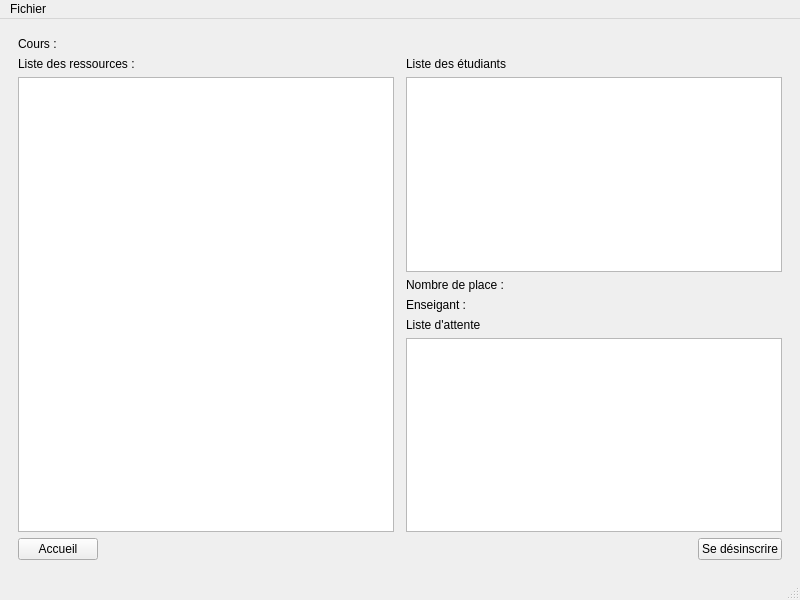
<?xml version="1.0" encoding="UTF-8"?>
<ui version="4.0">
 <class>MainWindow</class>
 <widget class="QMainWindow" name="MainWindow">
  <property name="geometry">
   <rect>
    <x>0</x>
    <y>0</y>
    <width>800</width>
    <height>600</height>
   </rect>
  </property>
  <property name="windowTitle">
   <string>CPOA - Projet Arche</string>
  </property>
  <property name="windowOpacity">
   <double>1.000000000000000</double>
  </property>
  <widget class="QWidget" name="centralwidget">
   <layout class="QGridLayout" name="gridLayout_4">
    <item row="3" column="1">
     <widget class="QStackedWidget" name="stackedWidget">
      <property name="currentIndex">
       <number>2</number>
      </property>
      <widget class="QWidget" name="Connection">
       <layout class="QGridLayout" name="gridLayout_3">
        <item row="1" column="2">
         <spacer name="horizontalSpacer_2">
          <property name="orientation">
           <enum>Qt::Horizontal</enum>
          </property>
          <property name="sizeHint" stdset="0">
           <size>
            <width>40</width>
            <height>20</height>
           </size>
          </property>
         </spacer>
        </item>
        <item row="1" column="1">
         <layout class="QFormLayout" name="formLayout">
          <item row="0" column="0">
           <widget class="QLabel" name="label">
            <property name="text">
             <string>Login</string>
            </property>
           </widget>
          </item>
          <item row="0" column="1">
           <widget class="QLineEdit" name="lineLogin"/>
          </item>
          <item row="1" column="0">
           <widget class="QLabel" name="label_2">
            <property name="text">
             <string>Mot de passe</string>
            </property>
           </widget>
          </item>
          <item row="1" column="1">
           <widget class="QLineEdit" name="lineMdp">
            <property name="echoMode">
             <enum>QLineEdit::Password</enum>
            </property>
            <property name="clearButtonEnabled">
             <bool>false</bool>
            </property>
           </widget>
          </item>
          <item row="2" column="0">
           <widget class="QPushButton" name="Annulation">
            <property name="text">
             <string>Annuler</string>
            </property>
           </widget>
          </item>
          <item row="2" column="1">
           <widget class="QPushButton" name="Connexion">
            <property name="text">
             <string>Se connecter</string>
            </property>
           </widget>
          </item>
         </layout>
        </item>
        <item row="0" column="1">
         <spacer name="verticalSpacer">
          <property name="orientation">
           <enum>Qt::Vertical</enum>
          </property>
          <property name="sizeHint" stdset="0">
           <size>
            <width>20</width>
            <height>40</height>
           </size>
          </property>
         </spacer>
        </item>
        <item row="1" column="0">
         <spacer name="horizontalSpacer">
          <property name="orientation">
           <enum>Qt::Horizontal</enum>
          </property>
          <property name="sizeHint" stdset="0">
           <size>
            <width>40</width>
            <height>20</height>
           </size>
          </property>
         </spacer>
        </item>
        <item row="2" column="1">
         <spacer name="verticalSpacer_2">
          <property name="orientation">
           <enum>Qt::Vertical</enum>
          </property>
          <property name="sizeHint" stdset="0">
           <size>
            <width>20</width>
            <height>40</height>
           </size>
          </property>
         </spacer>
        </item>
       </layout>
      </widget>
      <widget class="QWidget" name="Accueil">
       <layout class="QGridLayout" name="gridLayout">
        <item row="1" column="0">
         <layout class="QGridLayout" name="gridLayout_2">
          <item row="4" column="0">
           <layout class="QHBoxLayout" name="horizontalLayout_2">
            <item>
             <widget class="QPushButton" name="buttonDeconnexion">
              <property name="autoFillBackground">
               <bool>false</bool>
              </property>
              <property name="text">
               <string>Déconnexion</string>
              </property>
              <property name="autoDefault">
               <bool>false</bool>
              </property>
             </widget>
            </item>
            <item>
             <spacer name="horizontalSpacer_4">
              <property name="orientation">
               <enum>Qt::Horizontal</enum>
              </property>
              <property name="sizeHint" stdset="0">
               <size>
                <width>40</width>
                <height>20</height>
               </size>
              </property>
             </spacer>
            </item>
           </layout>
          </item>
          <item row="0" column="0" colspan="3">
           <widget class="QLabel" name="label_3">
            <property name="font">
             <font>
              <pointsize>30</pointsize>
             </font>
            </property>
            <property name="text">
             <string/>
            </property>
           </widget>
          </item>
          <item row="1" column="2">
           <layout class="QVBoxLayout" name="verticalLayout_2">
            <item>
             <widget class="QLabel" name="label_5">
              <property name="text">
               <string>Liste des cours :</string>
              </property>
             </widget>
            </item>
            <item>
             <widget class="QListView" name="listCours">
              <property name="editTriggers">
               <set>QAbstractItemView::NoEditTriggers</set>
              </property>
             </widget>
            </item>
            <item>
             <spacer name="verticalSpacer_4">
              <property name="orientation">
               <enum>Qt::Vertical</enum>
              </property>
              <property name="sizeHint" stdset="0">
               <size>
                <width>20</width>
                <height>40</height>
               </size>
              </property>
             </spacer>
            </item>
           </layout>
          </item>
          <item row="1" column="0">
           <layout class="QVBoxLayout" name="verticalLayout">
            <item>
             <widget class="QLabel" name="label_4">
              <property name="text">
               <string>Liste des cours suivis :</string>
              </property>
             </widget>
            </item>
            <item>
             <widget class="QListView" name="listCoursSuivis">
              <property name="editTriggers">
               <set>QAbstractItemView::NoEditTriggers</set>
              </property>
             </widget>
            </item>
            <item>
             <spacer name="verticalSpacer_3">
              <property name="orientation">
               <enum>Qt::Vertical</enum>
              </property>
              <property name="sizeHint" stdset="0">
               <size>
                <width>20</width>
                <height>40</height>
               </size>
              </property>
             </spacer>
            </item>
           </layout>
          </item>
          <item row="1" column="1">
           <spacer name="horizontalSpacer_3">
            <property name="orientation">
             <enum>Qt::Horizontal</enum>
            </property>
            <property name="sizeHint" stdset="0">
             <size>
              <width>40</width>
              <height>20</height>
             </size>
            </property>
           </spacer>
          </item>
         </layout>
        </item>
       </layout>
      </widget>
      <widget class="QWidget" name="Cours">
       <layout class="QGridLayout" name="gridLayout_5">
        <item row="3" column="0">
         <layout class="QHBoxLayout" name="horizontalLayout">
          <item>
           <widget class="QPushButton" name="pushButtonAccueil">
            <property name="text">
             <string>Accueil</string>
            </property>
           </widget>
          </item>
          <item>
           <spacer name="horizontalSpacer_5">
            <property name="orientation">
             <enum>Qt::Horizontal</enum>
            </property>
            <property name="sizeHint" stdset="0">
             <size>
              <width>40</width>
              <height>20</height>
             </size>
            </property>
           </spacer>
          </item>
         </layout>
        </item>
        <item row="0" column="0" colspan="3">
         <widget class="QLabel" name="labelNomCours">
          <property name="text">
           <string>Cours :</string>
          </property>
         </widget>
        </item>
        <item row="1" column="2">
         <layout class="QVBoxLayout" name="verticalLayout_3">
          <item>
           <widget class="QLabel" name="label_7">
            <property name="text">
             <string>Liste des étudiants</string>
            </property>
           </widget>
          </item>
          <item>
           <widget class="QListView" name="listPrincipaleEtudiant">
            <property name="editTriggers">
             <set>QAbstractItemView::NoEditTriggers</set>
            </property>
           </widget>
          </item>
          <item>
           <widget class="QLabel" name="labelNombrePlace">
            <property name="text">
             <string>Nombre de place :</string>
            </property>
           </widget>
          </item>
          <item>
           <widget class="QLabel" name="label_NomEnseigant">
            <property name="text">
             <string>Enseigant :</string>
            </property>
           </widget>
          </item>
          <item>
           <widget class="QLabel" name="label_8">
            <property name="text">
             <string>Liste d'attente</string>
            </property>
           </widget>
          </item>
          <item>
           <widget class="QListView" name="listAttenteEtudiant">
            <property name="editTriggers">
             <set>QAbstractItemView::NoEditTriggers</set>
            </property>
           </widget>
          </item>
         </layout>
        </item>
        <item row="1" column="0">
         <layout class="QVBoxLayout" name="verticalLayout_4">
          <item>
           <widget class="QLabel" name="label_6">
            <property name="text">
             <string>Liste des ressources :</string>
            </property>
           </widget>
          </item>
          <item>
           <widget class="QListView" name="listRessources">
            <property name="editTriggers">
             <set>QAbstractItemView::NoEditTriggers</set>
            </property>
           </widget>
          </item>
         </layout>
        </item>
        <item row="3" column="2">
         <layout class="QHBoxLayout" name="horizontalLayout_3">
          <item>
           <spacer name="horizontalSpacer_6">
            <property name="orientation">
             <enum>Qt::Horizontal</enum>
            </property>
            <property name="sizeHint" stdset="0">
             <size>
              <width>40</width>
              <height>20</height>
             </size>
            </property>
           </spacer>
          </item>
          <item>
           <widget class="QPushButton" name="SeDesinscrire">
            <property name="text">
             <string>Se désinscrire</string>
            </property>
           </widget>
          </item>
         </layout>
        </item>
       </layout>
      </widget>
     </widget>
    </item>
   </layout>
  </widget>
  <widget class="QMenuBar" name="menubar">
   <property name="geometry">
    <rect>
     <x>0</x>
     <y>0</y>
     <width>800</width>
     <height>22</height>
    </rect>
   </property>
   <property name="defaultUp">
    <bool>false</bool>
   </property>
   <property name="nativeMenuBar">
    <bool>true</bool>
   </property>
   <widget class="QMenu" name="menuFichier">
    <property name="title">
     <string>Fichier</string>
    </property>
    <addaction name="actionexit"/>
   </widget>
   <addaction name="menuFichier"/>
  </widget>
  <widget class="QStatusBar" name="statusbar"/>
  <action name="actionexit">
   <property name="text">
    <string>Quitter</string>
   </property>
  </action>
 </widget>
 <resources/>
 <connections>
  <connection>
   <sender>Annulation</sender>
   <signal>clicked()</signal>
   <receiver>MainWindow</receiver>
   <slot>close()</slot>
   <hints>
    <hint type="sourcelabel">
     <x>123</x>
     <y>78</y>
    </hint>
    <hint type="destinationlabel">
     <x>208</x>
     <y>441</y>
    </hint>
   </hints>
  </connection>
  <connection>
   <sender>Connexion</sender>
   <signal>clicked()</signal>
   <receiver>MainWindow</receiver>
   <slot>seConnecter()</slot>
   <hints>
    <hint type="sourcelabel">
     <x>123</x>
     <y>78</y>
    </hint>
    <hint type="destinationlabel">
     <x>511</x>
     <y>403</y>
    </hint>
   </hints>
  </connection>
  <connection>
   <sender>stackedWidget</sender>
   <signal>currentChanged(int)</signal>
   <receiver>stackedWidget</receiver>
   <slot>setCurrentIndex(int)</slot>
   <hints>
    <hint type="sourcelabel">
     <x>329</x>
     <y>86</y>
    </hint>
    <hint type="destinationlabel">
     <x>450</x>
     <y>89</y>
    </hint>
   </hints>
  </connection>
  <connection>
   <sender>lineMdp</sender>
   <signal>returnPressed()</signal>
   <receiver>Connexion</receiver>
   <slot>click()</slot>
   <hints>
    <hint type="sourcelabel">
     <x>123</x>
     <y>78</y>
    </hint>
    <hint type="destinationlabel">
     <x>123</x>
     <y>78</y>
    </hint>
   </hints>
  </connection>
 </connections>
 <slots>
  <slot>seConnecter()</slot>
 </slots>
</ui>
